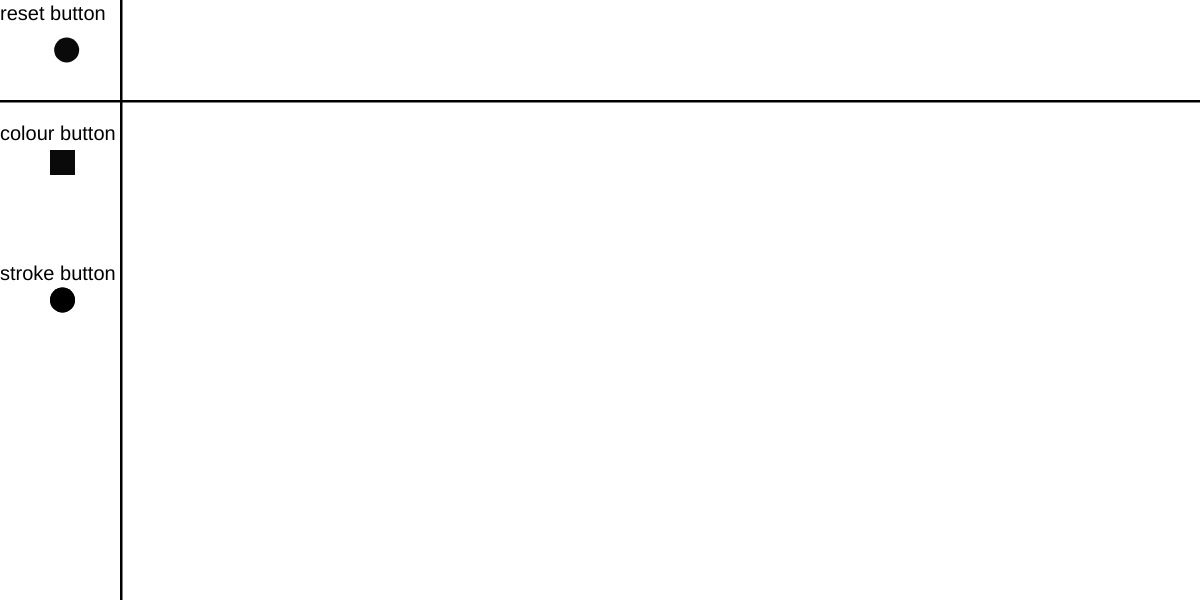
Frame 1 (no input)
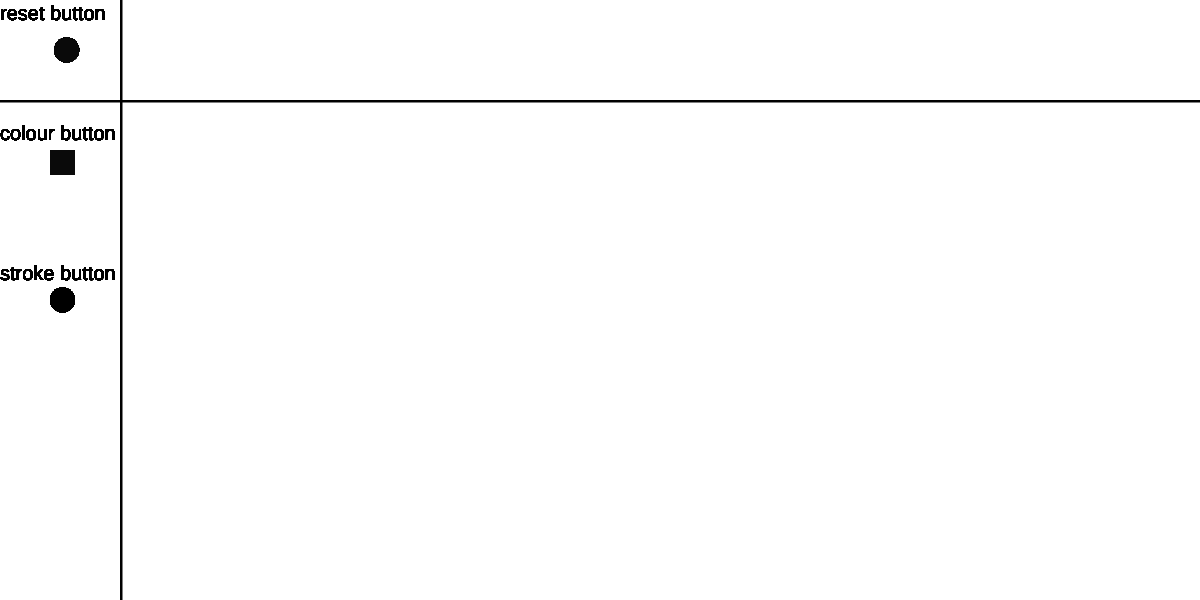
Frame 60 (no input)
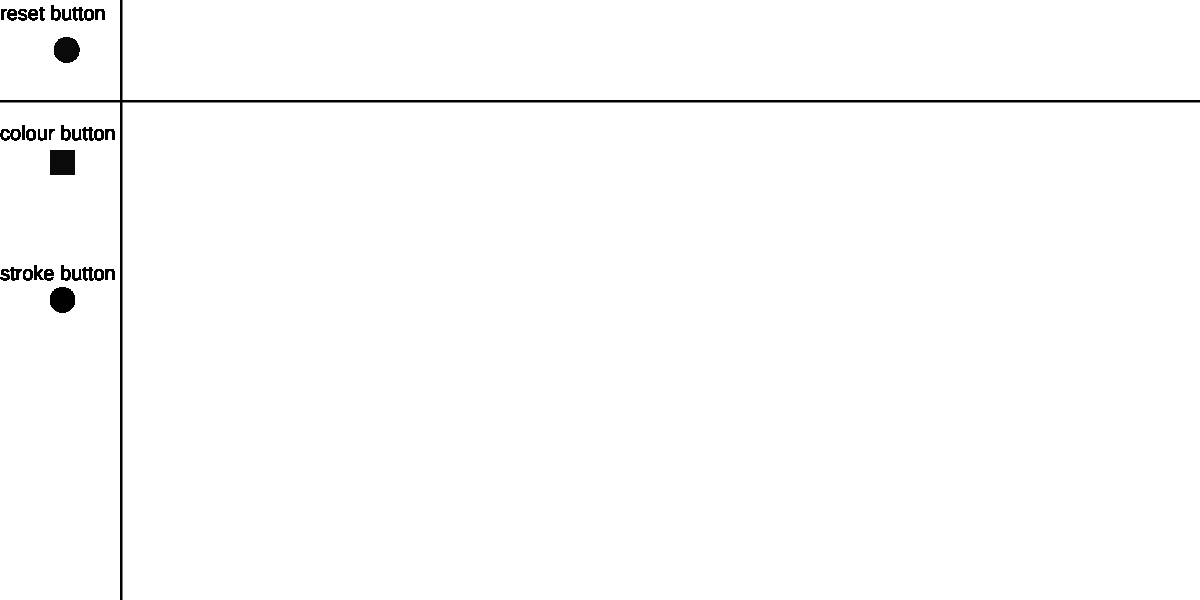
Frame 120 (the mouse pressed at the canvas centre since frame 60)

The p5.js sketch that drew these frames (run headless with seeded random() and noise() and a simulated clock; from frame 60 on, the mouse is pressed at the canvas centre):

// p5.js sketch
// ── sketch.js
//the brackets after some of the notes are just so that those long lines of code can be easily compressed



//strokeweight of bursh
strokew = 1

button_size = 25

screen_sizeX = 1200
screen_sizeY = 600
bg_colour = 255
Yboundery = screen_sizeY/6
Xboundery = screen_sizeX/10



//colour button units
{
button_refreashYcor =(Yboundery/2)
button_refreashXcor = screen_sizeX/18

button_greyYcor = (Yboundery/2) - button_size/2
button_greyXcor = (screen_sizeX/25)*3

button_redYcor = (Yboundery/2) - button_size/2
button_redXcor = (screen_sizeX/25)*4

button_orangeYcor =(Yboundery/2) - button_size/2
button_orangeXcor = (screen_sizeX/25)*5

button_greenYcor = (Yboundery/2) - button_size/2
button_greenXcor = (screen_sizeX/25)*6

button_yellowYcor = (Yboundery/2) - button_size/2
button_yellowXcor = (screen_sizeX/25)*7

button_whiteYcor = (Yboundery/2) - button_size/2
button_whiteXcor = (screen_sizeX/25)*13

button_blueYcor = (Yboundery/2)  - button_size/2
button_blueXcor = (screen_sizeX/25)*8

button_blackYcor =(Yboundery/2) - button_size/2
button_blackXcor = (screen_sizeX/25)*9

button_brownYcor = (Yboundery/2) - button_size/2
button_brownXcor = (screen_sizeX/25)*10
}


//adimin button units
{
toggle_colour_buttonXcor = Yboundery/2
toggle_colour_buttonYcor = (screen_sizeY/12)*3
toggle_strokewidth_Xcor = Yboundery/2
toggle_strokewidth_Ycor = (screen_sizeY/12)*6

button_oneYcor = (Yboundery/2) 
button_oneXcor = (screen_sizeX/15)*9

button_fiveYcor = (Yboundery/2)
button_fiveXcor = (screen_sizeX/15)*10

button_sevenYcor =(Yboundery/2) 
button_sevenXcor = (screen_sizeX/15)*11

button_thirdteenYcor = (Yboundery/2) 
button_thirdteenXcor = (screen_sizeX/15)*12

button_seventeenYcor = (Yboundery/2) 
button_seventeenXcor = (screen_sizeX/15)*13

button_twentythreeYcor = (Yboundery/2) 
button_twentythreeXcor = (screen_sizeX/15)*14

  
one_size = 20
five_size = 28
seven_size = 36
thirdteen_size = 44
seventeen_size = 52
twentythree_size = 60
}






//
//COLOUR BUTTONS
//

//ON OFF switches for colour
{
grey_draw = 0
red_draw = 0
orange_draw = 0
yellow_draw = 0
green_draw = 0
white_draw = 0
blue_draw = 0
black_draw = 0
brown_draw = 0
}


function refreash(){
grey_draw = 0
red_draw = 0
orange_draw = 0
yellow_draw = 0
green_draw = 0
white_draw = 0
blue_draw = 0
black_draw = 0
brown_draw = 0

  
}

//buttons
{
function button_red(){
  fill("red")
  noStroke()
  rect(button_redXcor,button_redYcor,button_size,button_size)
  strokeWeight(strokew)
    if (mouseIsPressed  & mouseX > button_redXcor & mouseY > button_redYcor & mouseX < button_redXcor + button_size & mouseY < button_redYcor + button_size){
    refreash()
    red_draw += 1
    }
  }
function button_grey(){
  fill("grey")
  noStroke()
  rect(button_greyXcor,button_greyYcor,button_size,button_size)
  strokeWeight(strokew)
  if (mouseIsPressed  & mouseX > button_greyXcor & mouseY > button_greyYcor & mouseX < button_greyXcor + button_size & mouseY < button_greyYcor + button_size){
    refreash()

    grey_draw += 1
  }
}
function button_orange(){
  fill("orange")
  noStroke()
  rect(button_orangeXcor,button_orangeYcor,button_size,button_size)
  strokeWeight(strokew)
  if (mouseIsPressed  & mouseX > button_orangeXcor & mouseY > button_orangeYcor & mouseX < button_orangeXcor + button_size & mouseY < button_orangeYcor + button_size){
    refreash()

    orange_draw += 1
  }
  }
function button_yellow(){
  fill("yellow")
  noStroke()
  rect(button_yellowXcor,button_yellowYcor,button_size,button_size)
  strokeWeight(strokew)
  if (mouseIsPressed  & mouseX > button_yellowXcor & mouseY > button_yellowYcor & mouseX < button_yellowXcor + button_size & mouseY < button_yellowYcor + button_size){
    refreash()

    yellow_draw += 1
  }
}
function button_green(){
  fill("green")
  noStroke()
  rect(button_greenXcor,button_greenYcor,button_size,button_size)
  strokeWeight(strokew)
  if (mouseIsPressed  & mouseX > button_greenXcor & mouseY > button_greenYcor & mouseX < button_greenXcor + button_size & mouseY < button_greenYcor + button_size){
    refreash()

    green_draw += 1
  }
  }
function button_white(){
  fill("white")
  stroke(0)
  strokeWeight(5)
  rect(button_whiteXcor,button_whiteYcor,button_size,button_size)
  strokeWeight(strokew)
  if (mouseIsPressed  & mouseX > button_whiteXcor & mouseY > button_whiteYcor & mouseX < button_whiteXcor + button_size & mouseY < button_whiteYcor + button_size){
    refreash()

    white_draw += 1
  }
  }
function button_blue(){
  fill("blue")
  noStroke()
  rect(button_blueXcor,button_blueYcor,button_size,button_size)
  strokeWeight(strokew)
  if (mouseIsPressed  & mouseX > button_blueXcor & mouseY > button_blueYcor & mouseX < button_blueXcor + button_size & mouseY < button_blueYcor + button_size){
    refreash()

    blue_draw += 1
  }
  }
function button_black(){
  fill("black")
  noStroke()
  rect(button_blackXcor,button_blackYcor,button_size,button_size)
  strokeWeight(strokew)
  if (mouseIsPressed  & mouseX > button_blackXcor & mouseY > button_blackYcor & mouseX < button_blackXcor + button_size & mouseY < button_blackYcor + button_size){
    refreash()

    black_draw += 1
  }
  }
function button_brown(){
  fill("brown")
  noStroke()
  rect(button_brownXcor,button_brownYcor,button_size,button_size)
  strokeWeight(strokew)
  if (mouseIsPressed  & mouseX > button_brownXcor & mouseY > button_brownYcor & mouseX < button_brownXcor + button_size & mouseY < button_brownYcor + button_size){
    refreash()

    brown_draw += 1
  }
  }
}

//actions when the button is pressed\
{
  
function button_red_paint(){

  
  if (red_draw > 0 & mouseIsPressed & pmouseX > Xboundery & mouseX > Xboundery & pmouseY > Yboundery & mouseY > Yboundery){
    stroke("red")
    strokeWeight(strokew)
    line(mouseX,mouseY,pmouseX,pmouseY)
  }

}
function button_grey_paint(){

  if (grey_draw > 0 & mouseIsPressed & pmouseX > Xboundery & mouseX > Xboundery &  pmouseY > Yboundery & mouseY > Yboundery){
    stroke("grey")
    strokeWeight(strokew)
    line(mouseX,mouseY,pmouseX,pmouseY)
  }
}
function button_orange_paint(){

  if (orange_draw > 0 & mouseIsPressed & pmouseX > Xboundery & mouseX > Xboundery & pmouseY > Yboundery & mouseY > Yboundery){
    stroke("orange")
    strokeWeight(strokew)
    line(mouseX,mouseY,pmouseX,pmouseY)
  }
}
function button_yellow_paint(){
  if (yellow_draw > 0 & mouseIsPressed & pmouseX > Xboundery & mouseX > Xboundery & pmouseY > Yboundery & mouseY > Yboundery){
    stroke("yellow")
    strokeWeight(strokew)
    line(mouseX,mouseY,pmouseX,pmouseY)
  }
}
function button_green_paint(){
  
  if (green_draw > 0 & mouseIsPressed & pmouseX > Xboundery & mouseX > Xboundery & pmouseY > Yboundery & mouseY > Yboundery){
    stroke("green")
    strokeWeight(strokew)
    line(mouseX,mouseY,pmouseX,pmouseY)
  }
}
function button_white_paint(){
  if (white_draw > 0 & mouseIsPressed & pmouseX > Xboundery & mouseX > Xboundery & pmouseY > Yboundery & mouseY > Yboundery){
    stroke("white")
    strokeWeight(strokew)
    line(mouseX,mouseY,pmouseX,pmouseY)
  }
}
function button_blue_paint(){
  if (blue_draw > 0 & mouseIsPressed & pmouseX > Xboundery & mouseX > Xboundery &  pmouseY > Yboundery & mouseY > Yboundery){
    stroke("blue")
    strokeWeight(strokew)
    line(mouseX,mouseY,pmouseX,pmouseY)
  }
}
function button_brown_paint(){
  if (brown_draw > 0 & mouseIsPressed & pmouseX > Xboundery & mouseX > Xboundery & pmouseY > Yboundery & mouseY > Yboundery){
    stroke("brown")
    strokeWeight(strokew)
    line(mouseX,mouseY,pmouseX,pmouseY)
  }
}
function button_black_paint(){
  
  if (black_draw > 0 & mouseIsPressed & pmouseX > Xboundery & mouseX > Xboundery & pmouseY > Yboundery & mouseY > Yboundery){
    stroke("black")
    strokeWeight(strokew)
    line(mouseX,mouseY,pmouseX,pmouseY)
  }
}

}

//compilling of everything
function all_colours_paint(){
  button_grey_paint()
  button_red_paint()
  button_orange_paint()
  button_yellow_paint()
  button_white_paint()
  button_blue_paint()
  button_brown_paint()
  button_black_paint()
  button_green_paint()

}

function all_colours_button(){
  button_green()
  button_black()
  button_brown()
  button_blue()
  button_white()
  button_yellow()
  button_red()
  button_grey()
  button_orange()
}

function refreash_canvas(){
 if (mouseIsPressed  & mouseX > button_refreashXcor & mouseY > button_refreashYcor & mouseX < button_refreashXcor + button_size & mouseY < button_refreashYcor + button_size){
     setup()
}
  
}
function refreash_button(){
  fill(10)
  noStroke()
  circle(button_refreashXcor,button_refreashYcor,button_size)
}


//
//ADMIN BUTTONS
//

//ON OFF switches
toggle_colour_draw = 0
toggle_strokewdith_draw = 0

//admin refreash button
function refreash_admin(){
  one_draw = 0
  five_draw = 0
  seven_draw = 0
  thirdteen_draw = 0
  seventeen_draw = 0
  twentythree_draw = 0
}


//toggle colour button

function toggle_colour_button() { 
noStroke()
rect(toggle_colour_buttonXcor,toggle_colour_buttonYcor,button_size,button_size)
} 

function toggle() {
  if (mouseX > toggle_colour_buttonXcor & mouseX < toggle_colour_buttonXcor + button_size & mouseY > toggle_colour_buttonYcor & mouseY < toggle_colour_buttonYcor + button_size & mouseIsPressed ){
    refreash_admin()

    toggle_colour_draw += 1
  }
}

function toggle_colour_colour(){
  if (toggle_colour_draw > 0){
    all_colours_button()
  }
  
  if (grey_draw > 0){
    fill("grey")
    toggle_colour_button()
  }
  if (red_draw > 0){
    fill("red")
    toggle_colour_button()
  }
  if (orange_draw > 0){
    fill("orange")
    toggle_colour_button()
  }
  if (green_draw > 0){
    fill("green")
    toggle_colour_button()
  }
  if (yellow_draw > 0){
    fill("yellow")
    toggle_colour_button()
  }
  if (white_draw > 0){
    fill("white")
    toggle_colour_button()
  }
  if (blue_draw > 0){
    fill("blue")
    toggle_colour_button()
  }
  if (black_draw > 0){
    fill("black")
    toggle_colour_button()
  }
  if (brown_draw > 0){
    fill("brown")
    toggle_colour_button()
  }  
  
    
    
  
}


//toggle strokewidth button

//width swiches
{
one_draw = 0
five_draw = 0
seven_draw = 0
thirdteen_draw = 0
seventeen_draw = 0
twentythree_draw = 0
}

//wditgh buttons
{
function button_one(){
  fill(0)
  noStroke()
  circle(button_oneXcor,button_oneYcor,one_size)
  }
function button_five(){
  fill(0)
  noStroke()
  circle(button_fiveXcor,button_fiveYcor,five_size)
}
function button_seven(){
  fill(0)
  noStroke()
  circle(button_sevenXcor,button_sevenYcor,seven_size)
  }
function button_thirdteen(){
  fill(0)
  noStroke()
  circle(button_thirdteenXcor,button_thirdteenYcor,thirdteen_size)
}
function button_seventeen(){
  fill(0)
  noStroke()
  circle(button_seventeenXcor,button_seventeenYcor,seventeen_size)
  }
function button_twentythree(){
  fill(0)
  noStroke()
  circle(button_twentythreeXcor,button_twentythreeYcor,twentythree_size)
  }
}



function toggle_strokewidth_button(){
  fill(0)
  noStroke()
  circle(toggle_strokewidth_Xcor + button_size/2,toggle_strokewidth_Ycor,button_size)
  
  
}

function strokechange(){
  if (mouseIsPressed & dist(toggle_strokewidth_Xcor + button_size/2,toggle_strokewidth_Ycor,mouseX,mouseY) < button_size/2){
    refreash_admin()
    
    toggle_strokewdith_draw += 1
  }
}

function toggle_stroke(){
  if (toggle_strokewdith_draw > 0){
    button_one()
    button_five()
    button_seven()
    button_thirdteen()
    button_seventeen()
    button_twentythree()
  
  if (dist(button_oneXcor,button_oneYcor,mouseX,mouseY) < one_size){
    toggle_colour_draw = 0
    one_draw += 1
  }
  if (dist(button_fiveXcor,button_fiveYcor,mouseX,mouseY) < five_size){
    five_draw += 1
  }
  if (dist(button_sevenXcor,button_sevenYcor,mouseX,mouseY) < seven_size){
    seven_draw += 1
  }
  if (dist(button_thirdteenXcor,button_thirdteenYcor,mouseX,mouseY) < thirdteen_size){
    thirdteen_draw += 1
  }  
  if (dist(button_seventeenXcor,button_seventeenYcor,mouseX,mouseY) < seventeen_size){
    seventeen_draw += 1
  }
  if (dist(button_twentythreeXcor,button_twentythreeYcor,mouseX,mouseY) < twentythree_size){
    twentythree_draw += 1
  }  
  
  if (one_draw > 0){
    refreash_admin()
    strokew = 1
  }
  if (five_draw > 0){
    refreash_admin()
    strokew = 5
  }
  if (seven_draw > 0){
    refreash_admin()
    strokew = 7
  }
  if (thirdteen_draw > 0){
    refreash_admin()
    strokew = 13
  }
  if (seventeen_draw > 0){
    refreash_admin()
    strokew = 17
  }
  if (twentythree_draw > 0){
    refreash_admin()
    strokew = 23
  }
  }
}



function texts(){
  textSize(20);
  text('colour button', 0,toggle_colour_buttonYcor - 10);
  textSize(20);
  text('stroke button', 0,toggle_strokewidth_Ycor - 20);
  if (toggle_colour_draw > 0){
  textSize(20);
  text('eraser', (screen_sizeX/25)*13-15
,20);
  }
  textSize(20)
  text("reset button",0,20)
}





function setup() {
  createCanvas(screen_sizeX,screen_sizeY);
  background(bg_colour);
  toggle_strokewidth_button()
  toggle_colour_button
  fill(0)
  rect(0,Yboundery,screen_sizeX,button_size/10)
  rect(Xboundery,0,button_size/10,screen_sizeY)
  


  

  
  
  
  
  
  

}


function draw() {
  texts()
  refreash_button()
  refreash_canvas()
  all_colours_paint()
  strokechange()
  toggle()
  toggle_stroke()
  toggle_colour_button()
  toggle_colour_colour()
  toggle_strokewidth_button()



  

  

  

}
